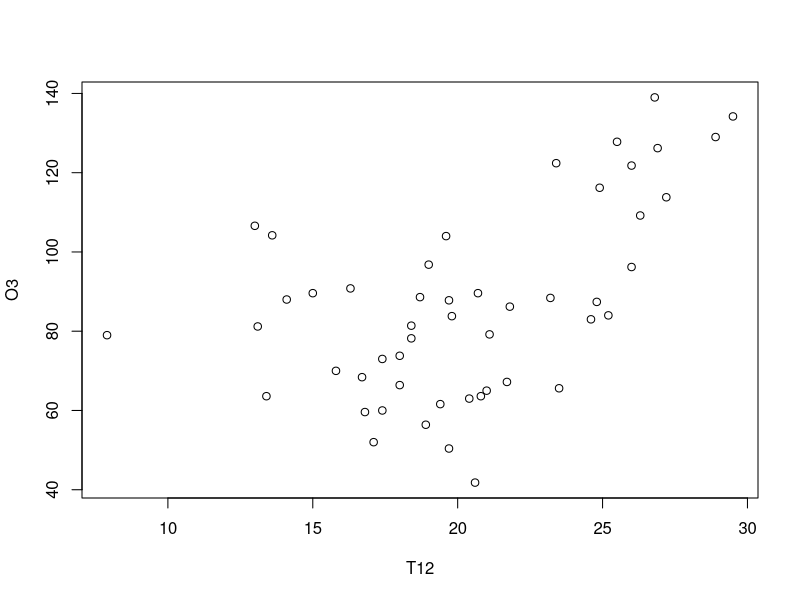
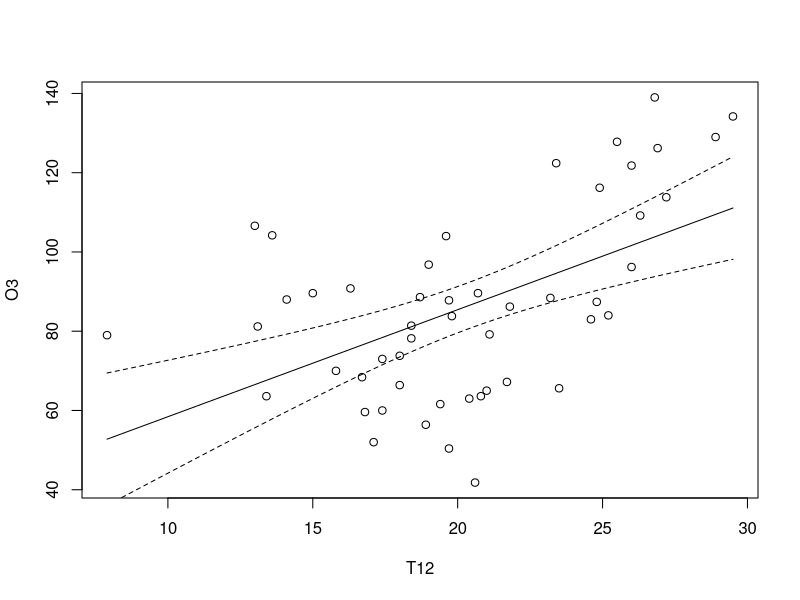
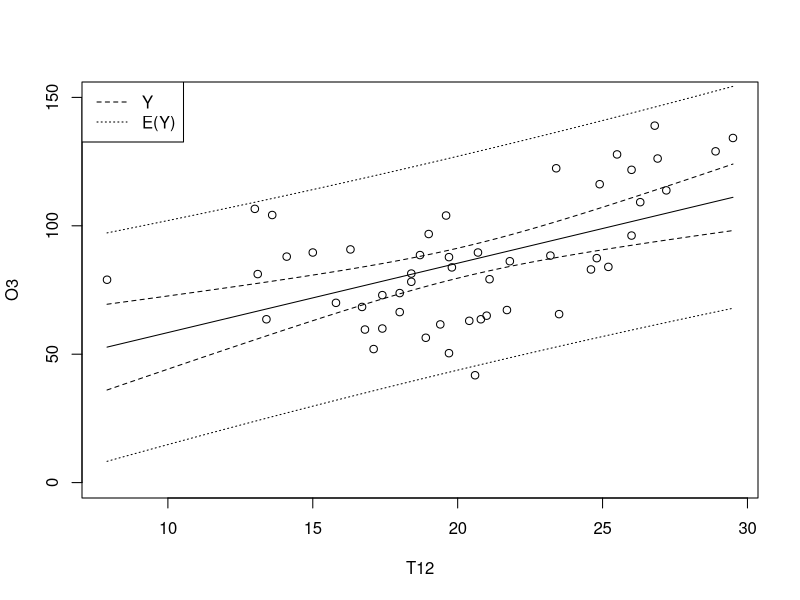
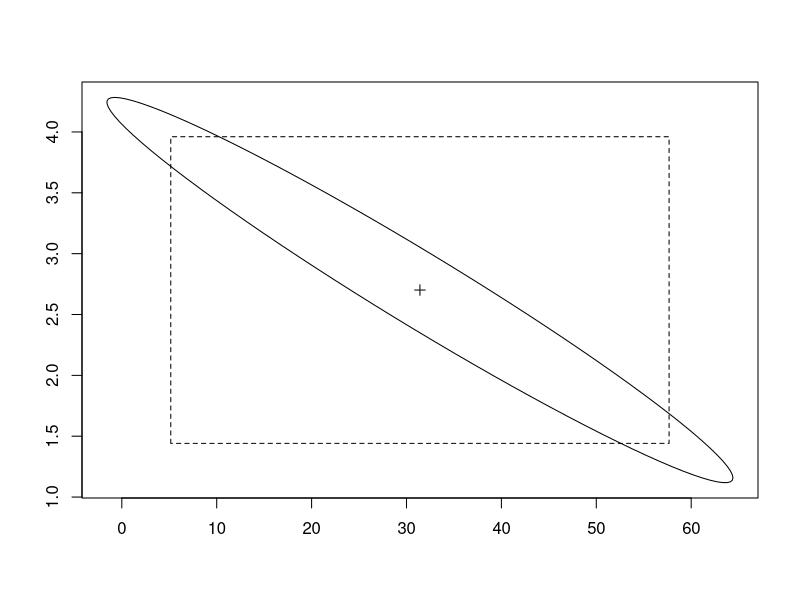
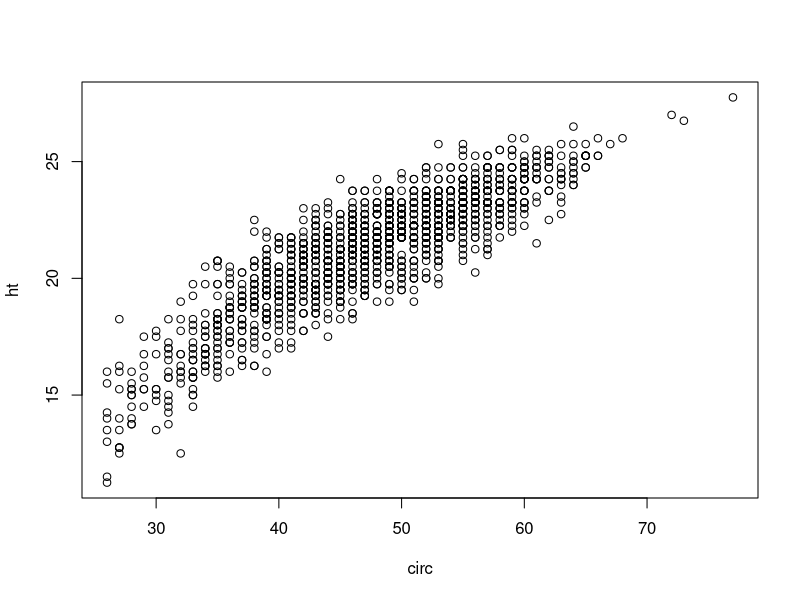
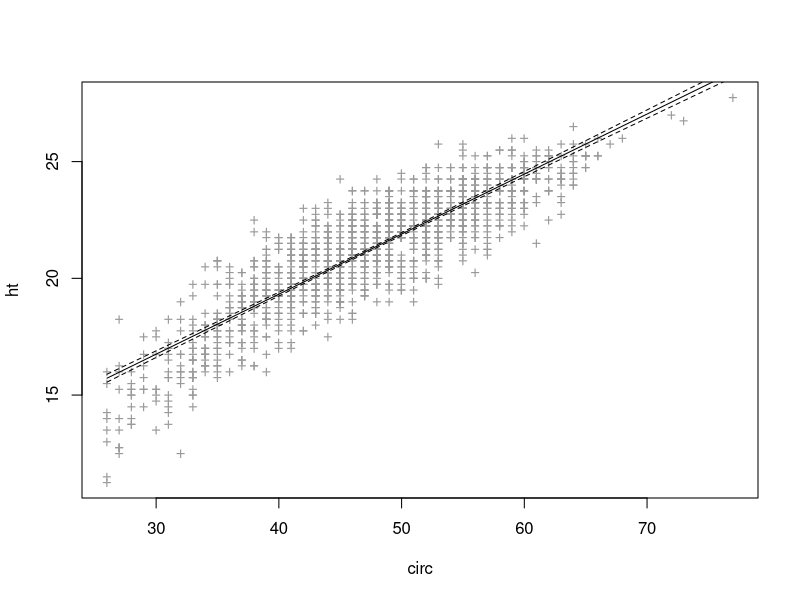
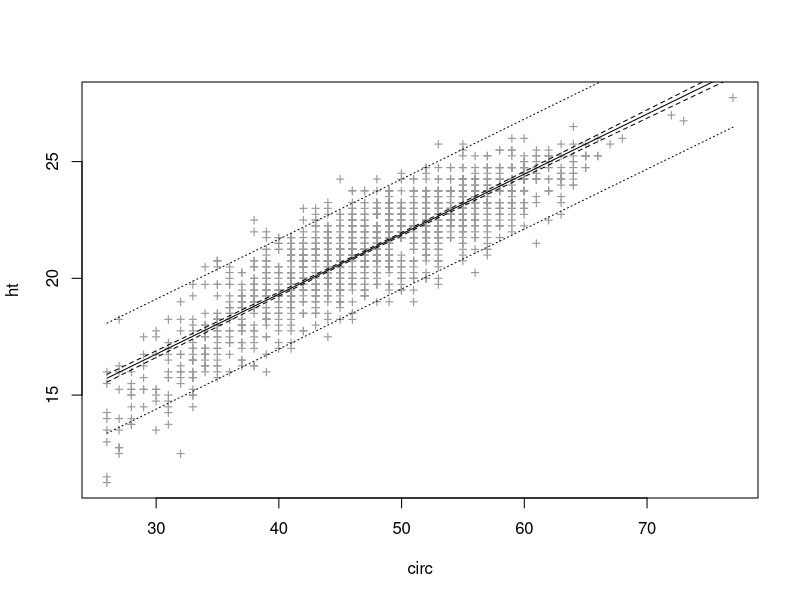

Recreate these plots in R, in order.
############################################################
### L'ozone
############################################################
### representation des donnees
ozone <- read.table("ozone_simple.txt",header=T,sep=";")
plot(O3~T12,data=ozone,xlab="T12",ylab="O3")

### estimation
reg <- lm(O3~T12,data=ozone)

### affichage
summary(reg)

### qualite du modele et des observations
### graphique regression complet (points, modele et IC Xb)
plot(O3~T12,data=ozone) 
T12 <- seq(min(ozone[,"T12"]),max(ozone[,"T12"]),length=100)
grille <- data.frame(T12)
ICdte <- predict(reg,new=grille,interval="confidence",level=0.95)
matlines(grille$T12,cbind(ICdte),lty=c(1,2,2),col=1)


### qualite du modele et des observations (prevision)
### graphique regression complet (points, modele et 2 IC)
plot(O3~T12,data=ozone,ylim=c(0,150))
T12 <- seq(min(ozone[,"T12"]),max(ozone[,"T12"]),length=100)
grille <- data.frame(T12)
ICdte <- predict(reg,new=grille,interval="conf",level=0.95)
ICprev <- predict(reg,new=grille,interval="pred",level=0.95)
matlines(T12,cbind(ICdte,ICprev[,-1]),lty=c(1,2,2,3,3),col=1)
legend("topleft",lty=2:3,c("Y","E(Y)"))

## IC coefficients
IC <- confint(reg,level=0.95)
IC

## RC ellipse coefficients + IC rectangle
library(ellipse)
plot(ellipse(reg,level=0.95),type="l",xlab="",ylab="")
points(coef(reg)[1], coef(reg)[2],pch=3)
lines(IC[1,c(1,1,2,2,1)],IC[2,c(1,2,2,1,1)],lty=2)

############################################################
### La hauteur des eucalyptus
############################################################
### representation des donnees
eucalypt <- read.table("eucalyptus.txt",header=T,sep=";")
plot(ht~circ,data=eucalypt,xlab="circ",ylab="ht")

### estimation + affichage
reg <- lm(ht~circ,data=eucalypt)
summary(reg)

### qualite du modele et des observations
plot(ht~circ,data=eucalypt,pch="+",col="grey60")
grille <- data.frame(circ=seq(min(eucalypt[,"circ"]),max(eucalypt[,"circ"]),length=100))
ICdte <- predict(reg,new=grille,interval="confi",level=0.95)
matlines(grille$circ,ICdte, lty=c(1,2,2),col=1)

### qualite du modele et des observations (prevision)
plot(ht~circ,data=eucalypt,pch="+",col="grey60")
circ <- seq(min(eucalypt[,"circ"]),max(eucalypt[,"circ"]),len=100)
grille <- data.frame(circ)
ICdte <- predict(reg,new=grille,interval="conf",level=0.95)
ICprev <- predict(reg,new=grille,interval="pred",level=0.95)
matlines(circ,cbind(ICdte,ICprev[,-1]),lty=c(1,2,2,3,3),col=1)
